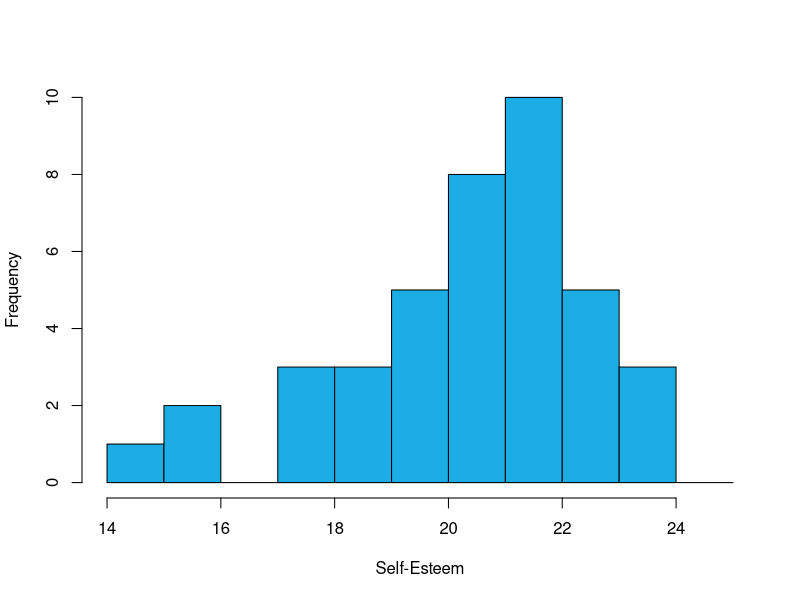
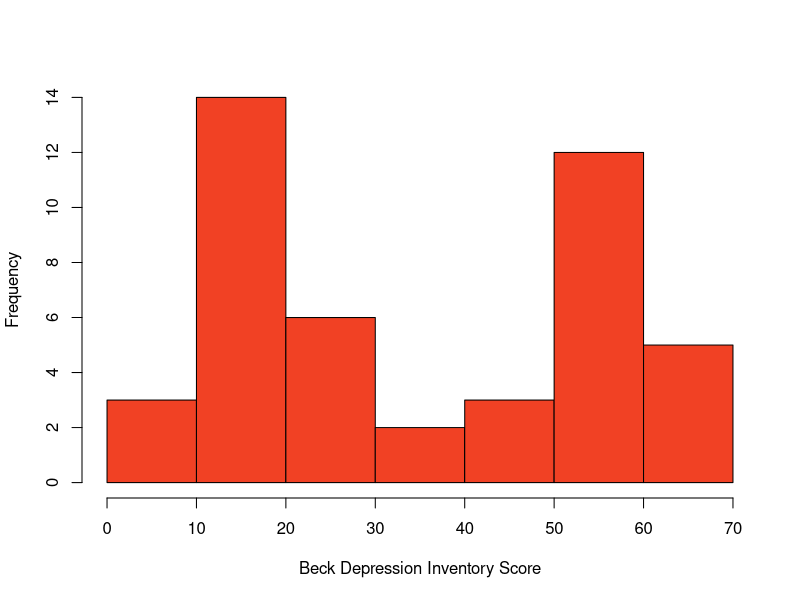
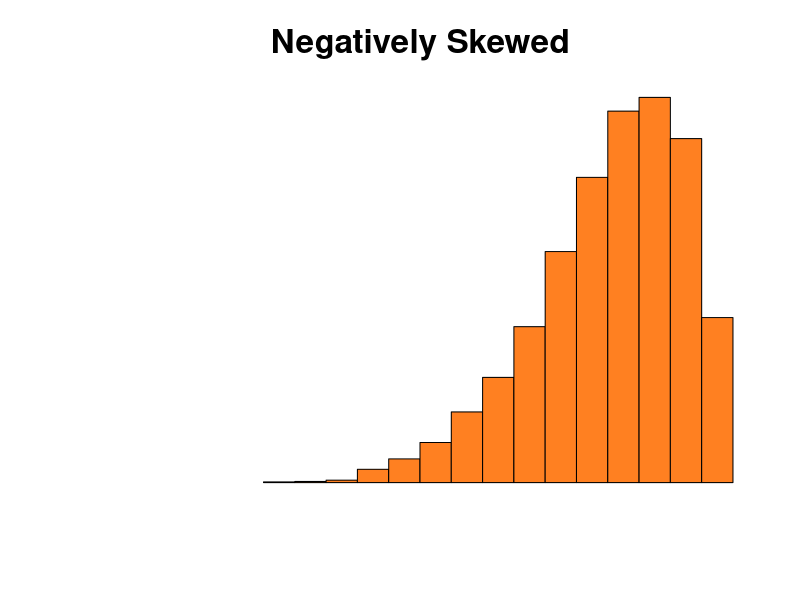
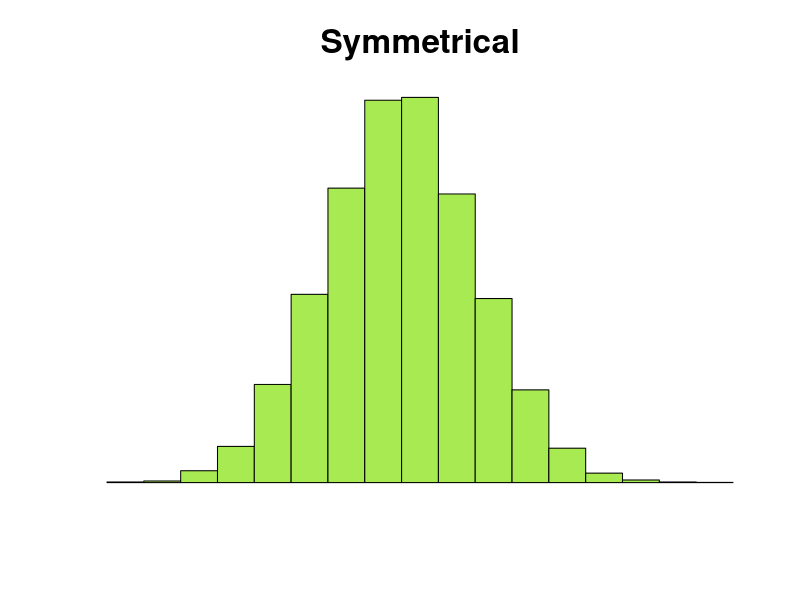
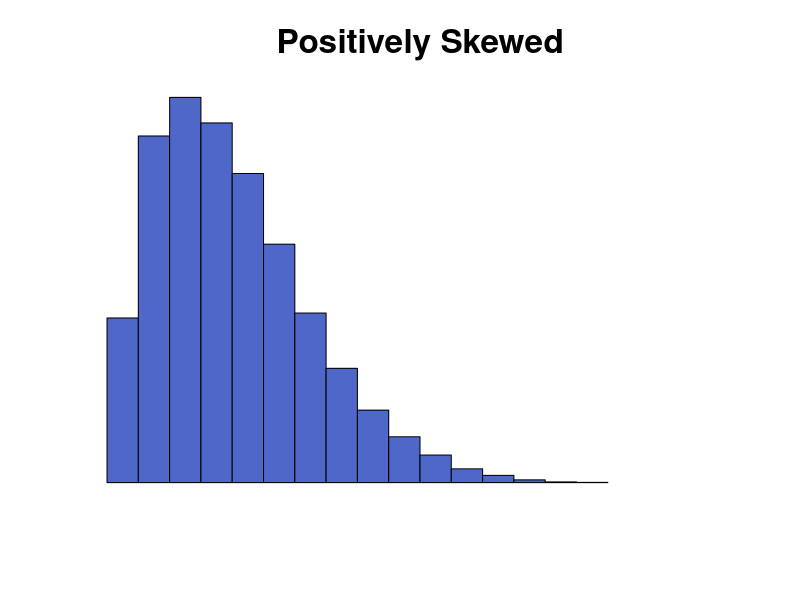
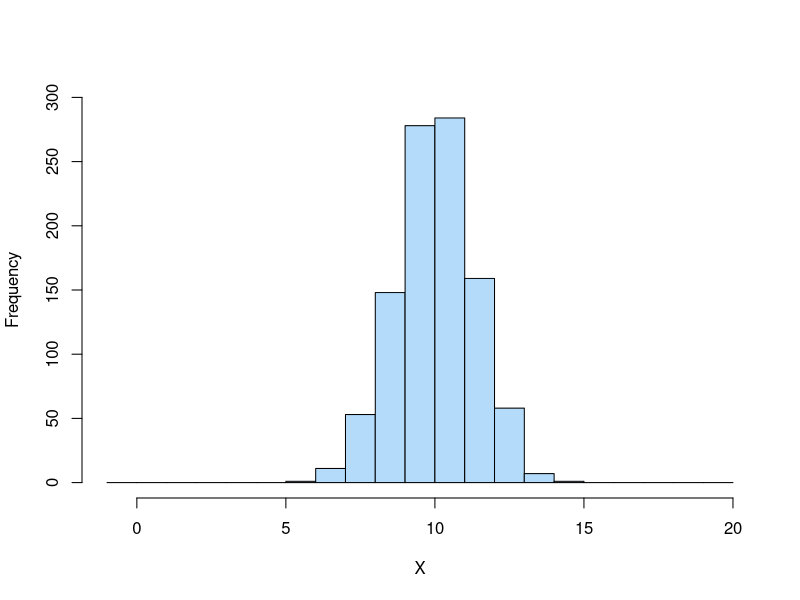
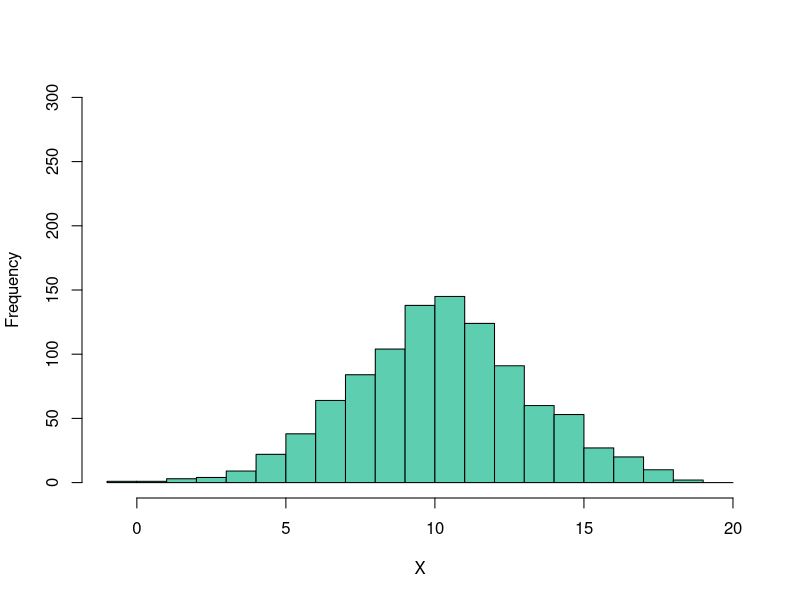
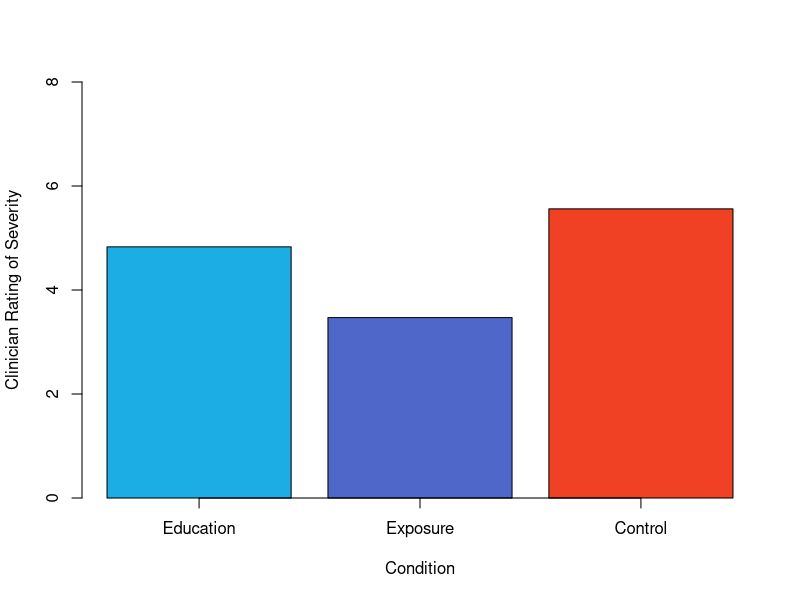

These charts were generated, in order, by the following R code: (Note: this script raises an error after producing the figures.)
## ---- chunk 1
esteem <- c(24,23,22,21,20,19,18,17,16,15)
freq <- c(3,5,10,8,5,3,3,0,2,1)
frequency <- data.frame(esteem,freq)

knitr::kable(frequency, align = "cc",
  col.name=c("Self-esteem","Frequency"), caption = 'Frequency table showing a hypothetical distribution of scores on the Rosenberg Self-Esteem Scale.')
## ---- chunk 2
rt <- c("241–260","221–240","201–220","181–200","161–180","141–160")
freq2 <- c(1,2,2,9,4,2)
frequencybin <- data.frame(rt,freq2)

knitr::kable(frequencybin, align = "cc",
  col.name=c("Reaction time (ms)","Frequency"), caption = 'A grouped frequency table showing a hypothetical distribution of reaction times.')
## ---- chunk 3
hist <- c(24,24,24,23,23,23,23,23,22,22,22,22,22,22,22,22,22,22,21,21,21,21,21,21,21,21,20,20,20,20,20,19,19,19,18,18,18,16,16,15)

hist(hist, breaks = c(14,15,16,17,18,19,20,21,22,23,24,25), col = "#1BADE3", main = NULL, ylab = "Frequency", xlab = "Self-Esteem", xlim = c(14,25))
## ---- chunk 4
beck <- c(5,5,5,15,15,15,15,15,15,15,15,15,15,15,15,15,15,25,25,25,25,25,25,35,35,45,45,45,55,55,55,55,55,55,55,55,55,55,55,55,65,65,65,65,65)

hist(beck, col = "#F14124", main = NULL, ylab = "Frequency", xlab = "Beck Depression Inventory Score", xlim = c(0,70))
## ---- chunk 5
set.seed(3)
hist(rbeta(10000,8,2), breaks = 25, col = "#FF8021", main = "Negatively Skewed", cex.main=2, axes = FALSE, ylab = NULL, xlab = NULL, xlim = c(0,1))
hist(rnorm(10000), breaks = 25, col = "#A7EA52", main = "Symmetrical", cex.main=2, axes = FALSE, ylab = NULL, xlab = NULL)
hist(rbeta(10000,2,8), breaks = 25, col = "#4E67C8", main = "Positively Skewed", cex.main=2, axes = FALSE, ylab = NULL, xlab = NULL, xlim = c(0,1))
## ---- chunk 6

set.seed(5)

hist(rnorm(1000, mean = 10, sd = 1.3), col = "#B4DCFA", breaks = c(-1,0,1,2,3,4,5,6,7,8,9,10,11,12,13,14,15,16,17,18,19,20), main = NULL, xlab = "X", xlim = c(-1,20), ylim = c(0,300))
hist(rnorm(1000, mean = 10, sd = 3), col = "#5DCEAF", breaks =  c(-1,0,1,2,3,4,5,6,7,8,9,10,11,12,13,14,15,16,17,18,19,20), main = NULL, xlab = "X", xlim = c(-1,20), ylim = c(0,300))
## ---- chunk 7
ratings <- c(4.83,3.47,5.56)

barplot(ratings, names.arg = c("Education","Exposure","Control"), col = c("#1BADE3","#4E67C8","#F14124"), xlab = "Condition", axis.lty=1, ylab = "Clinician Rating of Severity", ylim = c(0,8))
## ---- chunk 8
strength <- c("Strong/large","Medium","Weak/small")
d <- c("± 0.80","± 0.50","± 0.20")
r <- c("± 0.50","± 0.30","± 0.10")
guidelines <- data.frame(strength,d,r)

knitr::kable(guidelines, align = "ccc",
  col.name=c("Relationship strength","Cohen's *d*","Pearson's *r*"), caption = 'Guidelines for referring to Cohen’s *d* and Pearson’s *r* values as “strong,” “medium,” or “weak”.')
## ---- chunk 9
knitr::include_graphics("images/ch12/leader.jpeg")
## ---- chunk 10
y <- c(.2,.1,-.1,-.2)
x <- c(1,2,3,4)

plot(x, y, type = "b", xlab = "Last Name Quartile", ylab = "Response Time (z scores)", ylim = c(-.4,.4), xaxt='n', pch = 19, col = "#F14124")
axis(1,at=c(1,2,3,4),labels=c("First","Second","Third","Fourth"))
grid(nx = NULL, ny = NULL,
     lty = 2,      # Grid line type
     col = "#7F7F7F40", # Grid line color
     lwd = 1)      # Grid line width
## ---- chunk 11
y <- c(11,13,13,14,14,15,16,16,17,17,19,16,17,18,20,21,22,20,21,21,24)
x <- c(12,15,16,16,18,18,18,19,19,20,20,22,23,24,25,26,26,27,27,28,29)

plot(x, y, type = "p", xlab = "Time 1", ylab = "Time 2", ylim = c(0,30), xlim = c(0,30), pch = 19, col = "#34AC8B")
grid(nx = NULL, ny = NULL,
     lty = 2,      # Grid line type
     col = "#7F7F7F40", # Grid line color
     lwd = 1)      # Grid line width
## ---- chunk 12
y <- c(10,9,8,8,7,6,6,5,7,6,5,7,6,5,9,8,7,7,6,10,9)
x <- c(4,4,5,6,6,6,7,7,8,8,8,9,9,9,10,10,10,11,11,12,12)
Data <- data.frame(x, y)
loess_fit <- loess(y ~ x, Data)

plot(x, y, type = "p", xlab = "Hours of Sleep Per Night", ylab = "Depression", ylim = c(0,12), xlim = c(0,14), col = "#4E67C8")
lines(smooth.spline(x, y), lwd = 3, lty = 3, col = "#4E67C8")
grid(nx = NULL, ny = NULL,
     lty = 2,      # Grid line type
     col = "#7F7F7F40", # Grid line color
     lwd = 1)      # Grid line width
## ---- chunk 13
knitr::include_graphics("images/ch12/pearson.png")
## ---- chunk 14
y <- c(6,8,7,8,6,7,7,7,6,8,5,6,4,5,5,5,6,6,6,4,4,4,2,3,5)
x <- c(18,19,20,21,22,23,24,30,31,33,35,38,41,45,47,53,55,60,65,67,73,75,77,79,80)
Data <- data.frame(x, y)

plot(x, y, type = "p", xlab = "Age", ylab = "Enjoyment of Hip-Hop", ylim = c(0,10), xlim = c(0,100), pch = 19, col = "#1482AA")
rect(xleft=15,
     xright=27,
     ybottom=5.5, ytop=8.5, col="#1BADE340") # use alpha value in col
grid(nx = NULL, ny = NULL,
     lty = 2,      # Grid line type
     col = "#7F7F7F40", # Grid line color
     lwd = 1)      # Grid line width
## ---- chunk 15
knitr::include_graphics("images/ch12/apabar.png")
## ---- chunk 16
knitr::include_graphics("images/ch12/apaline.png")
## ---- chunk 17
knitr::include_graphics("images/ch12/apascatter.png")
## ---- chunk 18
knitr::include_graphics("images/ch12/apajitter.png")
## ---- chunk 19
knitr::include_graphics("images/ch12/apatable.png")
## ---- chunk 20
knitr::include_graphics("images/ch12/apamatrix.png")
